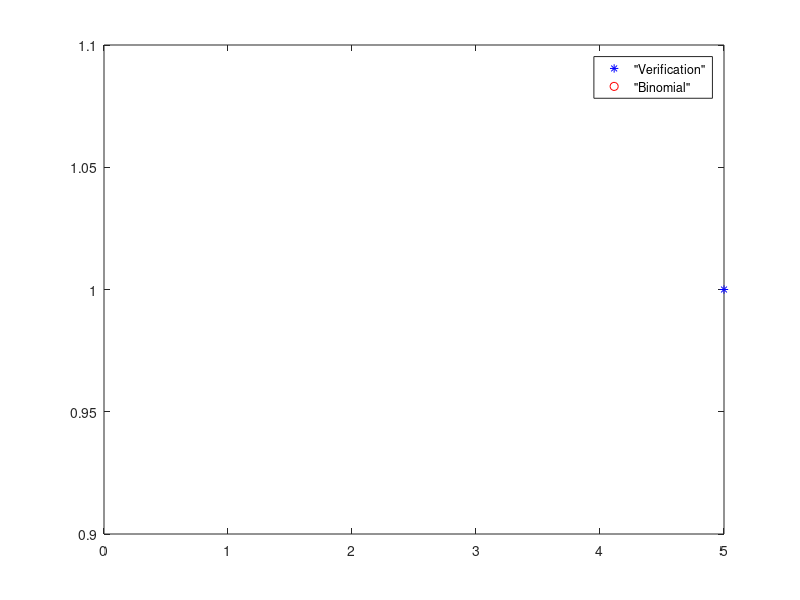

MATLAB code to generate this figure:
#here we solve the subpoint b)
N=input('Input the number of simulations N=');
n=input('Input the number of trials n=');
p=input('Input the probability (0<p<1) p=');
U=rand(n,N); # generate a matrix of N simulations with n trials
#X=(U<p); # we need to turn the probabilities to 0 or 1
#S=sum(U);
X = sum(U<p);
k=0:n;
p_k=binopdf(k,n,p);
U_X=unique(X);
#U_X=[0 1]; # here we verify the results in X
n_X=hist(X,length(U_X)); # n_X will contain the nr of 0 and 1
rel_freq=n_X/N; #this is the percent of 1's and 0's found in the n_X
plot(U_X,rel_freq, '*b;"Verification";',k,p_k,'or;"Binomial";');
